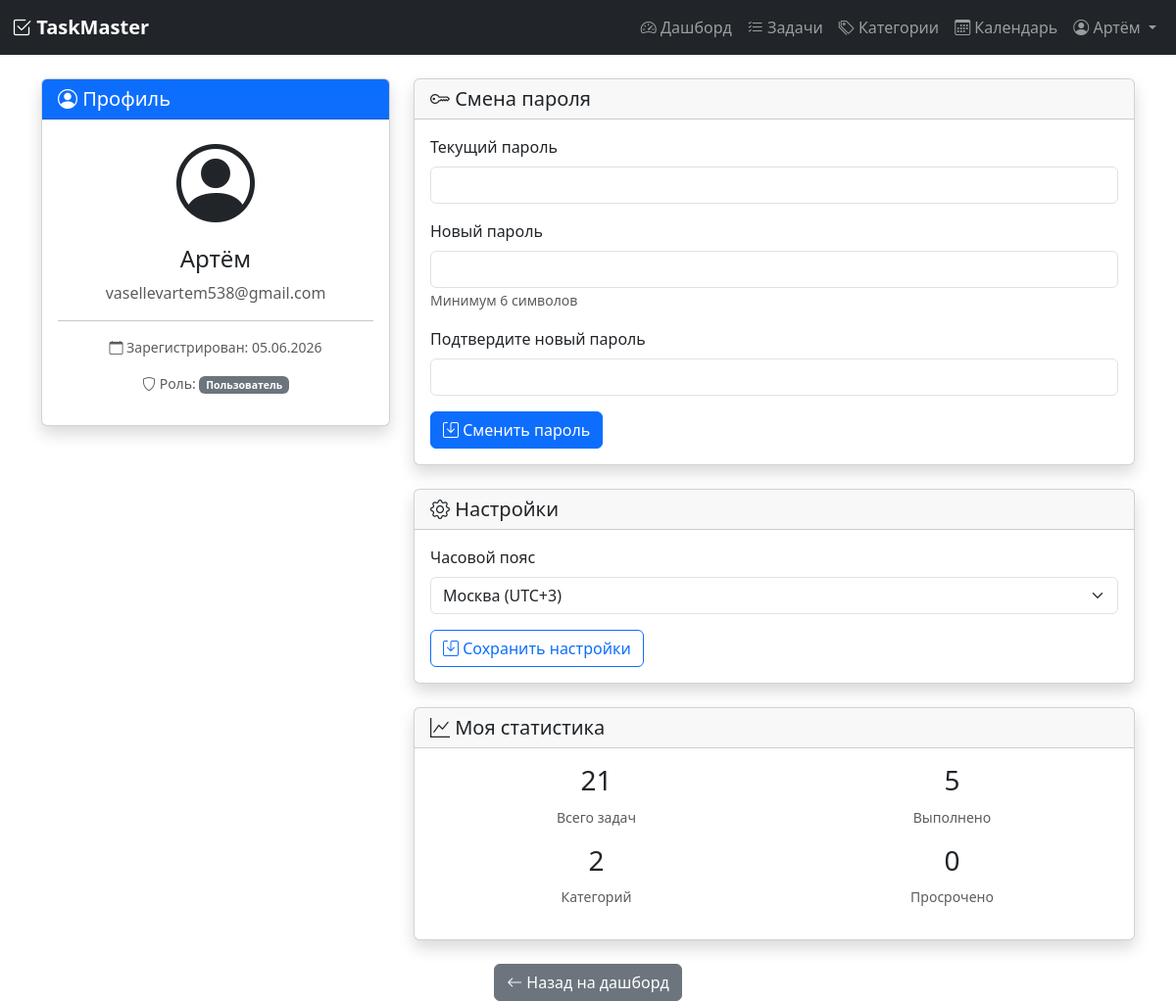
The app's page /profile (signed in) with its own data.
### models.py (models this page shows, shortened)
class User(UserMixin, db.Model):
    __tablename__ = 'user'
    id = db.Column(db.Integer, primary_key=True)
    username = db.Column(db.String(80), unique=True, nullable=False)
    email = db.Column(db.String(120), unique=True, nullable=False)
    password_hash = db.Column(db.String(200), nullable=False)
    registered_at = db.Column(db.DateTime, default=datetime.utcnow)
    timezone = db.Column(db.String(50), default='Europe/Moscow')
    role = db.Column(db.String(20), default='user')  # 'user' или 'admin'
    tasks = db.relationship('Task', backref='author', lazy=True, cascade='all, delete-orphan')
    categories = db.relationship('Category', backref='user', lazy=True, cascade='all, delete-orphan')
    tags = db.relationship('Tag', backref='user', lazy=True, cascade='all, delete-orphan')

### app.py (the view)
@app.route('/profile')
@login_required
def profile():
    return render_template('profile.html', user=current_user)

### app.py (called while the page is built)
@login_manager.user_loader
def load_user(user_id):
    return User.query.get(int(user_id))

### models.py (called while the page is built)
    @property
    def is_overdue(self):
        if self.status == 'completed':
            return False
        if self.deadline and self.deadline < datetime.utcnow():
            return True
        return False

### templates/profile.html (shortened to what this page needs)
{% extends "base.html" %}
{% block content %}
<div class="row">
    <div class="col-md-4 mb-4">
        <div class="card shadow">
            <div class="card-header bg-primary text-white">
                <h5 class="mb-0"><i class="bi bi-person-circle"></i> Профиль</h5>
            </div>
            <div class="card-body text-center">
                <div class="mb-3">
                    <div class="display-1">
                        <i class="bi bi-person-circle"></i>
                    </div>
                </div>
                <h4>{{ user.username }}</h4>
                <p class="text-muted">{{ user.email }}</p>
                <hr>
                <p class="small text-muted">
                    <i class="bi bi-calendar"></i> Зарегистрирован: {{ user.registered_at.strftime('%d.%m.%Y') }}
                </p>
                <p class="small text-muted">
                    <i class="bi bi-shield"></i> Роль:
                    {% if user.role == 'admin' %}
                        <span class="badge bg-danger">Администратор</span>
                    {% else %}
                        <span class="badge bg-secondary">Пользователь</span>
                    {% endif %}
                </p>
            </div>
        </div>
    </div>
    <div class="col-md-8">
        <div class="card shadow mb-4">
            <div class="card-header">
                <h5 class="mb-0"><i class="bi bi-key"></i> Смена пароля</h5>
            </div>
            <div class="card-body">
                <form action="{{ url_for('change_password') }}" method="POST">
                    <div class="mb-3">
                        <label for="current_password" class="form-label">Текущий пароль</label>
                        <input type="password" class="form-control" id="current_password"
                               name="current_password" required>
                    </div>
                    <div class="mb-3">
                        <label for="new_password" class="form-label">Новый пароль</label>
                        <input type="password" class="form-control" id="new_password"
                               name="new_password" required>
                        <small class="text-muted">Минимум 6 символов</small>
                    </div>
                    <div class="mb-3">
                        <label for="confirm_password" class="form-label">Подтвердите новый пароль</label>
                        <input type="password" class="form-control" id="confirm_password"
                               name="confirm_password" required>
                    </div>
                    <button type="submit" class="btn btn-primary">
                        <i class="bi bi-save"></i> Сменить пароль
                    </button>
                </form>
            </div>
        </div>
        <div class="card shadow">
            <div class="card-header">
                <h5 class="mb-0"><i class="bi bi-gear"></i> Настройки</h5>
            </div>
            <div class="card-body">
                <form action="{{ url_for('profile_settings') }}" method="POST">
                    <div class="mb-3">
                        <label for="timezone" class="form-label">Часовой пояс</label>
                        <select class="form-select" id="timezone" name="timezone">
                            <option value="Europe/Moscow" {% if user.timezone == 'Europe/Moscow' %}selected{% endif %}>
                                Москва (UTC+3)
                            </option>
                        </select>
                    </div>
                    <button type="submit" class="btn btn-outline-primary">
                        <i class="bi bi-save"></i> Сохранить настройки
                    </button>
                </form>
            </div>
        </div>
        <div class="card shadow mt-4">
            <div class="card-header">
                <h5 class="mb-0"><i class="bi bi-graph-up"></i> Моя статистика</h5>
            </div>
            <div class="card-body">
                <div class="row text-center">
                    <div class="col-6 mb-3">
                        <h3>{{ user.tasks|length }}</h3>
                        <small class="text-muted">Всего задач</small>
                    </div>
                    <div class="col-6 mb-3">
                        <h3>{{ user.tasks|selectattr('status', 'equalto', 'completed')|list|length }}</h3>
                        <small class="text-muted">Выполнено</small>
                    </div>
                    <div class="col-6 mb-3">
                        <h3>{{ user.categories|length }}</h3>
                        <small class="text-muted">Категорий</small>
                    </div>
                    <div class="col-6 mb-3">
                        <h3>{{ user.tasks|selectattr('is_overdue')|list|length }}</h3>
                        <small class="text-muted">Просрочено</small>
                    </div>
                </div>
            </div>
        </div>
    </div>
</div>
<div class="mt-4 text-center">
    <a href="{{ url_for('dashboard') }}" class="btn btn-secondary">
        <i class="bi bi-arrow-left"></i> Назад на дашборд
    </a>
</div>
{% endblock %}

### templates/base.html (shortened to what this page needs)
<!DOCTYPE html>
<html lang="ru">
<head>
    <link href="https://cdn.jsdelivr.net/npm/bootstrap@5.3.0/dist/css/bootstrap.min.css" rel="stylesheet">
    <link rel="stylesheet" href="https://cdn.jsdelivr.net/npm/bootstrap-icons@1.11.0/font/bootstrap-icons.css">
</head>
<body>
    {% if current_user.is_authenticated %}
    <nav class="navbar navbar-expand-lg navbar-dark bg-dark">
        <div class="container-fluid">
            <a class="navbar-brand" href="{{ url_for('dashboard') }}">
                <i class="bi bi-check2-square"></i> TaskMaster
            </a>
            <div class="collapse navbar-collapse" id="navbarNav">
                <ul class="navbar-nav ms-auto">
    <li class="nav-item">
        <a class="nav-link" href="{{ url_for('dashboard') }}">
            <i class="bi bi-speedometer2"></i> Дашборд
        </a>
    </li>
    <li class="nav-item">
        <a class="nav-link" href="{{ url_for('tasks') }}">
            <i class="bi bi-list-check"></i> Задачи
        </a>
    </li>
    <li class="nav-item">
        <a class="nav-link" href="{{ url_for('categories') }}">
            <i class="bi bi-tags"></i> Категории
        </a>
    </li>
    <li class="nav-item">
        <a class="nav-link" href="{{ url_for('calendar_view') }}">
            <i class="bi bi-calendar3"></i> Календарь
        </a>
    </li>
    <li class="nav-item dropdown">
        <a class="nav-link dropdown-toggle" href="#" id="userDropdown" role="button" data-bs-toggle="dropdown">
            <i class="bi bi-person-circle"></i> {{ current_user.username }}
        </a>
    </li>
</ul>
            </div>
        </div>
    </nav>
    {% endif %}
    <div class="container mt-4">
        {% block content %}{% endblock %}
    </div>
</body>
</html>

### templates/base.html (style rules this page uses)
.navbar-brand { font-weight: bold; }

### records on screen
User: username "Артём", email "vasellevartem538@gmail.com", registered_at "05.06.2026", timezone "Москва (UTC+3)"

### other values on screen
{{ user.tasks|length }} "21"
{{ user.tasks|selectattr('status', 'equalto', 'completed')|list|length }} "5"
{{ user.categories|length }} "2"
{{ user.tasks|selectattr('is_overdue')|list|length }} "0"
